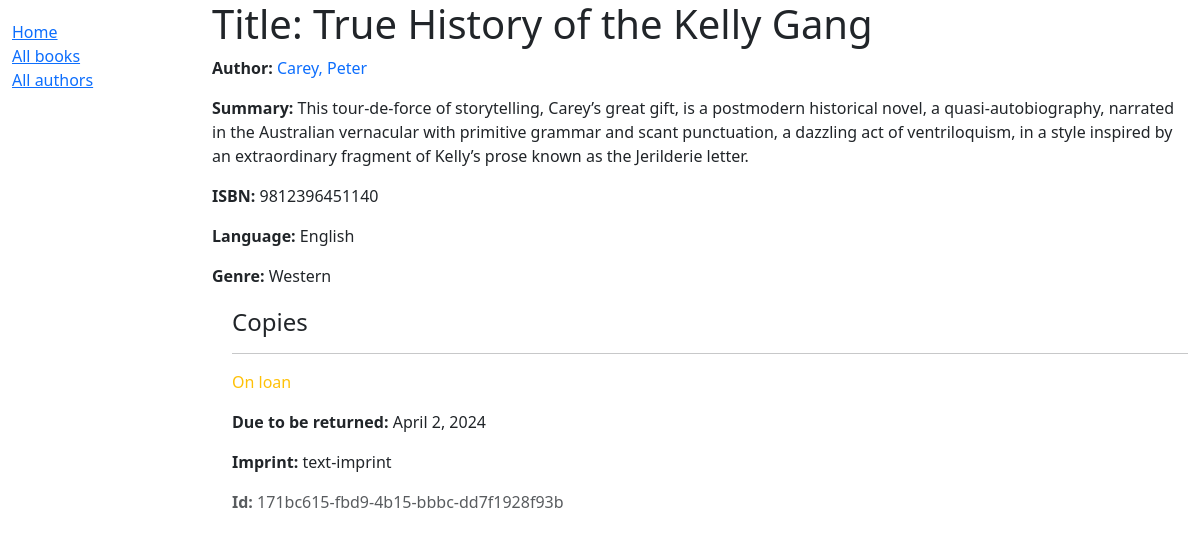
/catalog/book/1, run on the app's committed database.
### catalog/models.py (models this page shows, shortened)
class Book(models.Model):
    title = models.CharField(max_length=200)
    author = models.ForeignKey('Author', on_delete=models.RESTRICT, null=True)
    summary = models.TextField(
        max_length=1000, help_text="Enter a brief description of the book")
    isbn = models.CharField('ISBN', max_length=13,
                            unique=True,
                            help_text='13 Character <a href="https://www.isbn-international.org/content/what-isbn">ISBN number </a>')
    genre = models.ManyToManyField(
        Genre, help_text="Select a genre for this book")
    language = models.ForeignKey(Language, on_delete=models.RESTRICT, null=True)
    def display_genre(self):
        """Create a string for the Genre. This is required to display genre in Admin."""
        return ', '.join(genre.name for genre in self.genre.all()[:3])
    display_genre.short_description = 'Genre'  # column name

class Author(models.Model):
    first_name = models.CharField(max_length=100)
    last_name = models.CharField(max_length=100)
    date_of_birth = models.DateField(null=True, blank=True)
    date_of_death = models.DateField('Died', null=True, blank=True)
    class Meta:
        ordering = ['last_name', 'first_name']
    def get_absolute_url(self):
        return reverse('author-detail', args=[str(self.id)])
    def __str__(self):
        return f'{self.last_name}, {self.first_name}'

class Language(models.Model):
    name = models.CharField(
        max_length=200,
        unique=True,
        help_text="Enter a book language (e.g. English, French, German, Spanish etc.)"
    )
    def __str__(self):
        return self.name

class Genre(models.Model):
    name = models.CharField(
        max_length=200,
        unique=True,
        help_text="Enter a book genre (e.g. Science Fiction, French Poetry etc.)"
    )
    def __str__(self):
        return self.name
    class Meta:
        constraints = [
            UniqueConstraint(
                Lower('name'),
                name='genre_name_case_insensitive_unique',
                violation_error_message= "Genre already exists (case insensitive match)"
            ),
        ]

class BookInstance(models.Model):
    id = models.UUIDField(primary_key=True, default=uuid.uuid4,
                          help_text="Unique ID for this particular book across whole library")
    book = models.ForeignKey('Book', on_delete=models.RESTRICT, null=True)
    imprint = models.CharField(max_length=200)
    due_back = models.DateField(null=True, blank=True)
    LOAN_STATUS = (
        ('m', 'Maintenance'),
        ('o', 'On loan'),
        ('a', 'Available'),
        ('r', 'Reserved'),
    )
    status = models.CharField(
        max_length=1,
        choices=LOAN_STATUS,
        blank=True,
        default='m',
        help_text='Book availability',
    )
    class Meta:
        ordering = ['due_back']

### catalog/views.py (the view)
# urls.py: path('book/<int:pk>', views.BookDetailView.as_view(), name='book-detail'),
class BookDetailView(generic.DetailView):
    model = Book
    template_name = 'book_detail.html'

### catalog/templates/book_detail.html
{% extends "base_generic.html" %}
{% block content %}
  <h1>Title: {{ book.title }}</h1>
  <p><strong>Author: </strong><a class="text-decoration-none" href="{{book.author.get_absolute_url}}">{{ book.author}}</a></p>
  <p><strong>Summary:</strong> {{ book.summary }}</p>
  <p><strong>ISBN:</strong> {{ book.isbn }}</p>
  <p><strong>Language:</strong> {{ book.language }}</p>
  <p><strong>Genre:</strong> {{ book.genre.all|join:", " }}</p>
  <div style="margin-left:20px;margin-top:20px">
    <h4>Copies</h4>
    {% for copy in book.bookinstance_set.all %}
    <hr/>
    <p class="{% if copy.status == 'a' %}text-success{% elif copy.status == 'm'%}text-danger{% else %}text-warning{% endif %}">
      {{ copy.get_status_display }}
    </p>
    {% if copy.status != 'a' %}
      <p><strong>Due to be returned:</strong> {{ copy.due_back }}</p>
    {% endif %}
      <p><strong>Imprint:</strong> {{ copy.imprint }}</p>
      <p class="text-muted"><strong>Id:</strong> {{ copy.id }} </p>
    {% endfor %}
  </div>
{% endblock %}

### data on the page
Book: author "Carey, Peter", summary "This tour-de-force of storytelling, Carey’s great gift, is a postmodern historical novel, a quasi-autobiography, narrated in the Australian vernacular with primitive grammar and scant punctuation, a dazzling act of ventriloquism, in a style inspired by an extraordinary fragment of Kelly’s prose known as the Jerilderie letter.", isbn "9812396451140", language "English", genre.all "Western"
BookInstance: status "On loan", due_back "April 2, 2024", imprint "text-imprint", id "171bc615-fbd9-4b15-bbbc-dd7f1928f93b"
